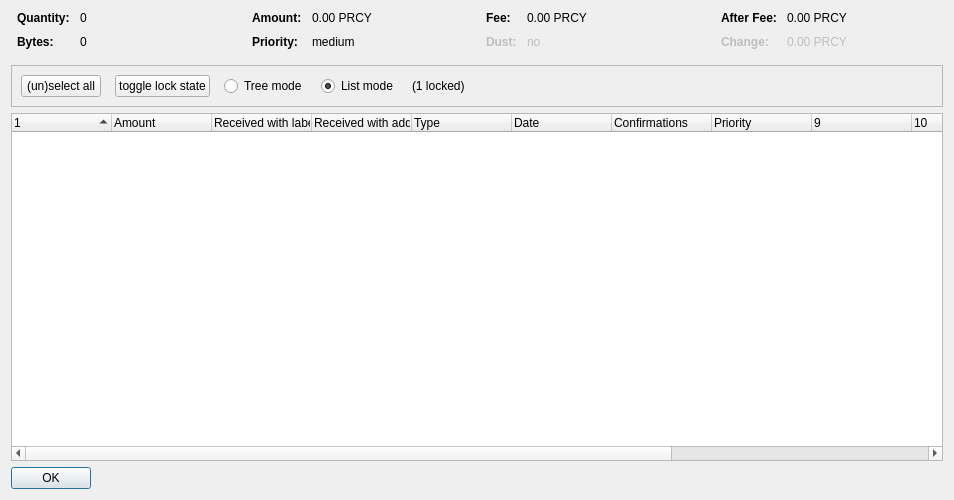
<?xml version="1.0" encoding="UTF-8"?>
<ui version="4.0">
 <class>CoinControlDialog</class>
 <widget class="QDialog" name="CoinControlDialog">
  <property name="geometry">
   <rect>
    <x>0</x>
    <y>0</y>
    <width>954</width>
    <height>500</height>
   </rect>
  </property>
  <property name="windowTitle">
   <string>Coin Selection</string>
  </property>
  <layout class="QVBoxLayout" name="verticalLayout">
   <item>
    <layout class="QHBoxLayout" name="horizontalLayoutTop" stretch="0,0,0,0">
     <property name="topMargin">
      <number>0</number>
     </property>
     <property name="bottomMargin">
      <number>10</number>
     </property>
     <item>
      <layout class="QFormLayout" name="formLayoutCoinControl1">
       <property name="horizontalSpacing">
        <number>10</number>
       </property>
       <property name="verticalSpacing">
        <number>10</number>
       </property>
       <property name="leftMargin">
        <number>6</number>
       </property>
       <property name="rightMargin">
        <number>6</number>
       </property>
       <item row="0" column="0">
        <widget class="QLabel" name="labelCoinControlQuantityText">
         <property name="font">
          <font>
           <weight>75</weight>
           <bold>true</bold>
          </font>
         </property>
         <property name="text">
          <string>Quantity:</string>
         </property>
        </widget>
       </item>
       <item row="0" column="1">
        <widget class="QLabel" name="labelCoinControlQuantity">
         <property name="cursor">
          <cursorShape>IBeamCursor</cursorShape>
         </property>
         <property name="contextMenuPolicy">
          <enum>Qt::ActionsContextMenu</enum>
         </property>
         <property name="text">
          <string notr="true">0</string>
         </property>
         <property name="textInteractionFlags">
          <set>Qt::LinksAccessibleByMouse|Qt::TextSelectableByKeyboard|Qt::TextSelectableByMouse</set>
         </property>
        </widget>
       </item>
       <item row="1" column="0">
        <widget class="QLabel" name="labelCoinControlBytesText">
         <property name="font">
          <font>
           <weight>75</weight>
           <bold>true</bold>
          </font>
         </property>
         <property name="text">
          <string>Bytes:</string>
         </property>
        </widget>
       </item>
       <item row="1" column="1">
        <widget class="QLabel" name="labelCoinControlBytes">
         <property name="cursor">
          <cursorShape>IBeamCursor</cursorShape>
         </property>
         <property name="contextMenuPolicy">
          <enum>Qt::ActionsContextMenu</enum>
         </property>
         <property name="text">
          <string notr="true">0</string>
         </property>
         <property name="textInteractionFlags">
          <set>Qt::LinksAccessibleByMouse|Qt::TextSelectableByKeyboard|Qt::TextSelectableByMouse</set>
         </property>
        </widget>
       </item>
      </layout>
     </item>
     <item>
      <layout class="QFormLayout" name="formLayoutCoinControl2">
       <property name="horizontalSpacing">
        <number>10</number>
       </property>
       <property name="verticalSpacing">
        <number>10</number>
       </property>
       <property name="leftMargin">
        <number>6</number>
       </property>
       <property name="rightMargin">
        <number>6</number>
       </property>
       <item row="0" column="0">
        <widget class="QLabel" name="labelCoinControlAmountText">
         <property name="font">
          <font>
           <weight>75</weight>
           <bold>true</bold>
          </font>
         </property>
         <property name="text">
          <string>Amount:</string>
         </property>
        </widget>
       </item>
       <item row="0" column="1">
        <widget class="QLabel" name="labelCoinControlAmount">
         <property name="cursor">
          <cursorShape>IBeamCursor</cursorShape>
         </property>
         <property name="contextMenuPolicy">
          <enum>Qt::ActionsContextMenu</enum>
         </property>
         <property name="text">
          <string notr="true">0.00 PRCY</string>
         </property>
         <property name="textInteractionFlags">
          <set>Qt::LinksAccessibleByMouse|Qt::TextSelectableByKeyboard|Qt::TextSelectableByMouse</set>
         </property>
        </widget>
       </item>
       <item row="1" column="0">
        <widget class="QLabel" name="labelCoinControlPriorityText">
         <property name="font">
          <font>
           <weight>75</weight>
           <bold>true</bold>
          </font>
         </property>
         <property name="text">
          <string>Priority:</string>
         </property>
        </widget>
       </item>
       <item row="1" column="1">
        <widget class="QLabel" name="labelCoinControlPriority">
         <property name="cursor">
          <cursorShape>IBeamCursor</cursorShape>
         </property>
         <property name="contextMenuPolicy">
          <enum>Qt::ActionsContextMenu</enum>
         </property>
         <property name="text">
          <string>medium</string>
         </property>
         <property name="textInteractionFlags">
          <set>Qt::LinksAccessibleByMouse|Qt::TextSelectableByKeyboard|Qt::TextSelectableByMouse</set>
         </property>
        </widget>
       </item>
      </layout>
     </item>
     <item>
      <layout class="QFormLayout" name="formLayoutCoinControl3">
       <property name="horizontalSpacing">
        <number>10</number>
       </property>
       <property name="verticalSpacing">
        <number>10</number>
       </property>
       <property name="leftMargin">
        <number>6</number>
       </property>
       <property name="rightMargin">
        <number>6</number>
       </property>
       <item row="0" column="0">
        <widget class="QLabel" name="labelCoinControlFeeText">
         <property name="font">
          <font>
           <weight>75</weight>
           <bold>true</bold>
          </font>
         </property>
         <property name="text">
          <string>Fee:</string>
         </property>
        </widget>
       </item>
       <item row="0" column="1">
        <widget class="QLabel" name="labelCoinControlFee">
         <property name="cursor">
          <cursorShape>IBeamCursor</cursorShape>
         </property>
         <property name="contextMenuPolicy">
          <enum>Qt::ActionsContextMenu</enum>
         </property>
         <property name="text">
          <string notr="true">0.00 PRCY</string>
         </property>
         <property name="textInteractionFlags">
          <set>Qt::LinksAccessibleByMouse|Qt::TextSelectableByKeyboard|Qt::TextSelectableByMouse</set>
         </property>
        </widget>
       </item>
       <item row="1" column="0">
        <widget class="QLabel" name="labelCoinControlLowOutputText">
         <property name="enabled">
          <bool>false</bool>
         </property>
         <property name="font">
          <font>
           <weight>75</weight>
           <bold>true</bold>
          </font>
         </property>
         <property name="text">
          <string>Dust:</string>
         </property>
        </widget>
       </item>
       <item row="1" column="1">
        <widget class="QLabel" name="labelCoinControlLowOutput">
         <property name="enabled">
          <bool>false</bool>
         </property>
         <property name="cursor">
          <cursorShape>IBeamCursor</cursorShape>
         </property>
         <property name="contextMenuPolicy">
          <enum>Qt::ActionsContextMenu</enum>
         </property>
         <property name="text">
          <string>no</string>
         </property>
         <property name="textInteractionFlags">
          <set>Qt::LinksAccessibleByMouse|Qt::TextSelectableByKeyboard|Qt::TextSelectableByMouse</set>
         </property>
        </widget>
       </item>
      </layout>
     </item>
     <item>
      <layout class="QFormLayout" name="formLayoutCoinControl4">
       <property name="horizontalSpacing">
        <number>10</number>
       </property>
       <property name="verticalSpacing">
        <number>10</number>
       </property>
       <property name="leftMargin">
        <number>6</number>
       </property>
       <property name="rightMargin">
        <number>6</number>
       </property>
       <item row="0" column="0">
        <widget class="QLabel" name="labelCoinControlAfterFeeText">
         <property name="font">
          <font>
           <weight>75</weight>
           <bold>true</bold>
          </font>
         </property>
         <property name="text">
          <string>After Fee:</string>
         </property>
        </widget>
       </item>
       <item row="0" column="1">
        <widget class="QLabel" name="labelCoinControlAfterFee">
         <property name="cursor">
          <cursorShape>IBeamCursor</cursorShape>
         </property>
         <property name="contextMenuPolicy">
          <enum>Qt::ActionsContextMenu</enum>
         </property>
         <property name="text">
          <string notr="true">0.00 PRCY</string>
         </property>
         <property name="textInteractionFlags">
          <set>Qt::LinksAccessibleByMouse|Qt::TextSelectableByKeyboard|Qt::TextSelectableByMouse</set>
         </property>
        </widget>
       </item>
       <item row="1" column="0">
        <widget class="QLabel" name="labelCoinControlChangeText">
         <property name="enabled">
          <bool>false</bool>
         </property>
         <property name="font">
          <font>
           <weight>75</weight>
           <bold>true</bold>
          </font>
         </property>
         <property name="text">
          <string>Change:</string>
         </property>
        </widget>
       </item>
       <item row="1" column="1">
        <widget class="QLabel" name="labelCoinControlChange">
         <property name="enabled">
          <bool>false</bool>
         </property>
         <property name="cursor">
          <cursorShape>IBeamCursor</cursorShape>
         </property>
         <property name="contextMenuPolicy">
          <enum>Qt::ActionsContextMenu</enum>
         </property>
         <property name="text">
          <string notr="true">0.00 PRCY</string>
         </property>
         <property name="textInteractionFlags">
          <set>Qt::LinksAccessibleByMouse|Qt::TextSelectableByKeyboard|Qt::TextSelectableByMouse</set>
         </property>
        </widget>
       </item>
      </layout>
     </item>
    </layout>
   </item>
   <item>
    <widget class="QFrame" name="frame">
     <property name="minimumSize">
      <size>
       <width>0</width>
       <height>40</height>
      </size>
     </property>
     <property name="frameShape">
      <enum>QFrame::StyledPanel</enum>
     </property>
     <property name="frameShadow">
      <enum>QFrame::Sunken</enum>
     </property>
     <layout class="QHBoxLayout" name="horizontalLayout">
      <item>
       <layout class="QHBoxLayout" name="horizontalLayoutPanel" stretch="0,0,0,0,0,0">
        <property name="spacing">
         <number>14</number>
        </property>
        <item>
         <widget class="QPushButton" name="pushButtonSelectAll">
          <property name="sizePolicy">
           <sizepolicy hsizetype="Maximum" vsizetype="Fixed">
            <horstretch>0</horstretch>
            <verstretch>0</verstretch>
           </sizepolicy>
          </property>
          <property name="text">
           <string>(un)select all</string>
          </property>
          <property name="autoDefault">
           <bool>false</bool>
          </property>
         </widget>
        </item>
        <item>
         <widget class="QPushButton" name="pushButtonToggleLock">
          <property name="sizePolicy">
           <sizepolicy hsizetype="Maximum" vsizetype="Fixed">
            <horstretch>0</horstretch>
            <verstretch>0</verstretch>
           </sizepolicy>
          </property>
          <property name="text">
           <string>toggle lock state</string>
          </property>
          <property name="autoDefault">
           <bool>false</bool>
          </property>
         </widget>
        </item>
        <item>
         <widget class="QRadioButton" name="radioTreeMode">
          <property name="sizePolicy">
           <sizepolicy hsizetype="Maximum" vsizetype="Fixed">
            <horstretch>0</horstretch>
            <verstretch>0</verstretch>
           </sizepolicy>
          </property>
          <property name="text">
           <string>Tree mode</string>
          </property>
         </widget>
        </item>
        <item>
         <widget class="QRadioButton" name="radioListMode">
          <property name="sizePolicy">
           <sizepolicy hsizetype="Maximum" vsizetype="Fixed">
            <horstretch>0</horstretch>
            <verstretch>0</verstretch>
           </sizepolicy>
          </property>
          <property name="text">
           <string>List mode</string>
          </property>
          <property name="checked">
           <bool>true</bool>
          </property>
         </widget>
        </item>
        <item>
         <widget class="QLabel" name="labelLocked">
          <property name="text">
           <string>(1 locked)</string>
          </property>
         </widget>
        </item>
        <item>
         <spacer name="horizontalSpacer">
          <property name="orientation">
           <enum>Qt::Horizontal</enum>
          </property>
          <property name="sizeHint" stdset="0">
           <size>
            <width>40</width>
            <height>20</height>
           </size>
          </property>
         </spacer>
        </item>
       </layout>
      </item>
     </layout>
    </widget>
   </item>
   <item>
    <widget class="CoinControlTreeWidget" name="treeWidget">
     <property name="contextMenuPolicy">
      <enum>Qt::CustomContextMenu</enum>
     </property>
     <property name="sortingEnabled">
      <bool>false</bool>
     </property>
     <property name="columnCount">
      <number>13</number>
     </property>
     <attribute name="headerShowSortIndicator" stdset="0">
      <bool>true</bool>
     </attribute>
     <attribute name="headerStretchLastSection">
      <bool>false</bool>
     </attribute>
     <column>
      <property name="text">
       <string/>
      </property>
     </column>
     <column>
      <property name="text">
       <string>Amount</string>
      </property>
     </column>
     <column>
      <property name="text">
       <string>Received with label</string>
      </property>
     </column>
     <column>
      <property name="text">
       <string>Received with address</string>
      </property>
     </column>
     <column>
      <property name="text">
	<string>Type</string>
      </property>
     </column>
     <column>
      <property name="text">	 
       <string>Date</string>
      </property>
     </column>
     <column>
      <property name="text">
       <string>Confirmations</string>
      </property>
      <property name="toolTip">
       <string>Confirmed</string>
      </property>
     </column>
     <column>
      <property name="text">
       <string>Priority</string>
      </property>
     </column>
     <column>
      <property name="text">
       <string/>
      </property>
     </column>
     <column>
      <property name="text">
       <string/>
      </property>
     </column>
     <column>
      <property name="text">
       <string/>
      </property>
     </column>
     <column>
      <property name="text">
       <string/>
      </property>
     </column>
     <column>
      <property name="text">
       <string/>
      </property>
     </column>
    </widget>
   </item>
   <item>
    <widget class="QDialogButtonBox" name="buttonBox">
     <property name="sizePolicy">
      <sizepolicy hsizetype="Maximum" vsizetype="Fixed">
       <horstretch>0</horstretch>
       <verstretch>0</verstretch>
      </sizepolicy>
     </property>
     <property name="orientation">
      <enum>Qt::Horizontal</enum>
     </property>
     <property name="standardButtons">
      <set>QDialogButtonBox::Ok</set>
     </property>
    </widget>
   </item>
  </layout>
 </widget>
 <customwidgets>
  <customwidget>
   <class>CoinControlTreeWidget</class>
   <extends>QTreeWidget</extends>
   <header>coincontroltreewidget.h</header>
  </customwidget>
 </customwidgets>
 <resources/>
 <connections/>
</ui>
